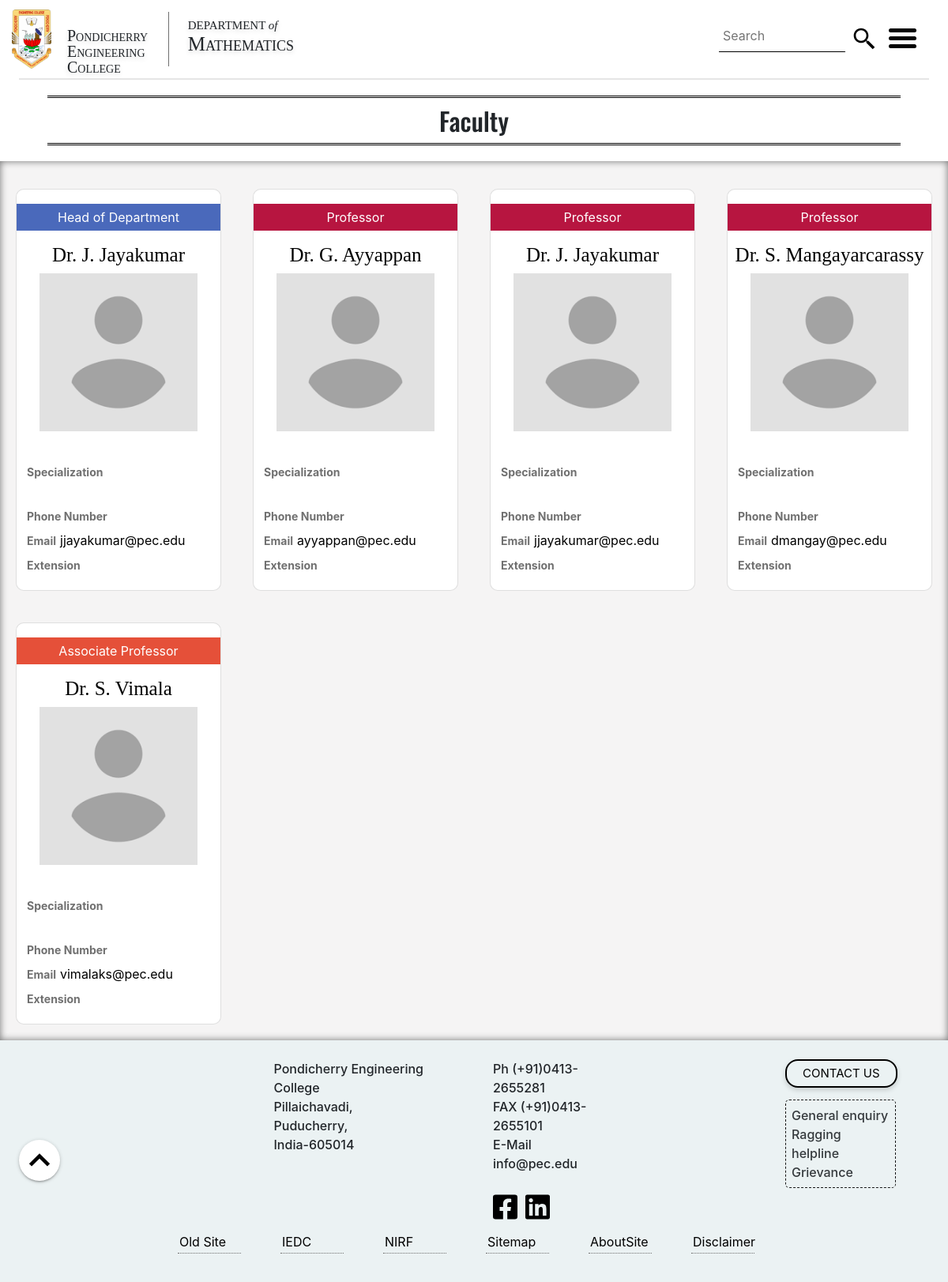
The app's page /maths/faculty.php with its own data.
### tables this page shows
CREATE TABLE `basic_faculty_info` (
  `id` int(11) NOT NULL,
  `name` varchar(100) NOT NULL,
  `post_tier` varchar(100) NOT NULL,
  `contact_official_email` varchar(50) NOT NULL,
  `extension` int(11) DEFAULT NULL,
  `portfolio` varchar(50) NOT NULL,
  `qualification` varchar(4000) NOT NULL,
  `specialization` varchar(2000) NOT NULL,
  `department` varchar(50) NOT NULL,
  `phno` int(20) DEFAULT NULL,
  `dob` date NOT NULL
);

### maths/faculty.php (the view, shortened to what this page needs)
<!DOCTYPE html>
<html lang="en">
<head>
    <link rel="stylesheet" type="text/css" href="../css/new-material.css" class="styleload" media="all" disabled>
    <link rel="stylesheet" type="text/css" href="../css/bootstrap4.css" class="styleload" media="all" disabled>
    <link rel="stylesheet" type="text/css" href="../css/header.css" class="styleload" media="all" diabled>
    <link rel="stylesheet" type="text/css" href="../css/footer.css" class="styleload" media="all" disabled>
    <link rel="stylesheet" type="text/css" href="../css/menu.css" class="styleload" media="all" disabled>
    <link rel="stylesheet" href="../css/oswald.css" class="styleload" media="all" disabled>
</head>
<body>
    <floatbtn class="fixed-action-btn">
        <a class="btn-floating btn-large" style="background-color: #ffffff">
            <img src="../img/forward.svg" id="iconbtn" alt="nav">
        </a>
    </floatbtn>
    <header>
        <div class="container-dim container-fluid">
            <div class="row" id="row-top-margin">
                <a href="http://pec.edu" class="logo-container">
                    <img class="logo" src="../img/logo.png" alt="logo_image" width="100">
                </a>
                <div class="college_name">
                    <h4 class="college-name-text">Pondicherry</h4><br>
                    <h4 class="college-name-text">Engineering</h4><br>
                    <h4 class="college-name-text">College</h4>
                </div>
                <div class="dept-name" id="dept-name">
                    <h4 class="dept-of">DEPARTMENT <i>of</i></h4>
                    <h4 class="dept-name-text">Mathematics</h4>
                </div>
                <div class="search-box" style="position: absolute;top:0px;right: 80px;padding-top: 0px;">
                    <form>
                        <input class="search-bar" id="focusChk" type="text" placeholder="Search" style="top: 50px;">
                        <img src="../img/search.svg" style="margin:33px 10px;" alt="search">
                    </form>
                </div>
                <a data-toggle="collapse" href="#collapseMenu" alt="menu">
                    <div class="container menu-icon" id="overlay" onclick="change()">
                        <div class="bar1"></div>
                        <div class="bar2"></div>
                        <div class="bar3"></div>
                    </div>
                </a>
            </div>
        </div>
        <hr style="margin: 0 2%;border-width: 2px;box-shadow: 0 3 6 #0003">
    </header>
    <main>
        <div class="faculty-header">
            <h2>Faculty</h2>
        </div>
        <div class="container-fluid  card-container">
            <div class="row ">
            <?php
          include("db_con.php");
        $query = "SELECT l.id,l.email FROM login l INNER JOIN role r ON l.id=r.idref AND l.department='maths' AND r.desg='HOD'";
        $result = mysqli_query($db_con, $query);
        if (mysqli_num_rows($result)) {
            $arr = mysqli_fetch_assoc($result);
            $email=$arr['email'];
            $query = "SELECT * FROM `basic_faculty_info` WHERE contact_official_email='$email'";
            $result = mysqli_query($db_con, $query);
            $arr = mysqli_fetch_assoc($result);
            $name = $arr['name'];
            $id = $arr['id'];
            $alma = $arr['qualification'];
            $spl = $arr['specialization'];
            $number = $arr['phno'];
            $ext = $arr['extension'];
            $email = $arr['contact_official_email'];
            $query = "SELECT * FROM uploading where id=" . $id;
            if ($result1 = mysqli_query($db_con, $query)) {
                $arr1 = mysqli_fetch_assoc($result1);
                if (mysqli_num_rows($result1) > 0)
                    $file_path = $arr1['file_name'];
                else
                    $file_path = "profile-placeholder.png";
            }
            echo '
            <div class="col-sm-4 col-md-6 col-lg-3  card-parent">
            <a href="facultypage.php?email=' . $email . '">
                <div class="card">
                <p class="designation" style="background-color:#4a69bb">Head of Department</p>
                    <h3 class="faculty-name">' . $name . '</h3>
                    <div class="thumbnail">
                        <img src="../cms/profilepic/' . $file_path . '" alt="faculty-image" style="object-fit: cover;
                        width: 200px;
                        height: 200px;">
                    </div>
                    <p class="degree">' . $alma . '</p>
                    <div class="details">
                        <label class="label"> Specialization </label><div class="dotdotdot"> ' . $spl . '</div>
                        <label class="label"> Phone Number </label>' . $number . '<br>
                        <label class="label">Email </label>' . $email . '<br>
                        <label class="label"> Extension </label>' . $ext . ' <br>
                        </div>
                        </div>
                        </a>
                    </div>
                    ';
        }
         ?>
                <?php
                $query = "SELECT * FROM basic_faculty_info where post_tier='Professor' and department='maths'";
                if ($result = mysqli_query($db_con, $query)) {
                    while ($arr = mysqli_fetch_assoc($result)) {
                        $name = $arr['name'];
                        $id = $arr['id'];
                        $alma = $arr['qualification'];
                        $spl = $arr['specialization'];
                        $number = $arr['phno'];
                        $ext = $arr['extension'];
                        $email = $arr['contact_official_email'];
                        $query = "SELECT * FROM uploading where id=" . $id;
                        if ($result1 = mysqli_query($db_con, $query)) {
                            $arr1 = mysqli_fetch_assoc($result1);
                            if (mysqli_num_rows($result1) > 0)
                                $file_path = $arr1['file_name'];
                            else
                                $file_path = "profile-placeholder.png";
                        }
                        echo '
            <div class="col-sm-4 col-md-6 col-lg-3  card-parent">
            <a href="facultypage.php?email=' . $email . '">
                <div class="card">
                    <p class="designation" style="background-color:#b71540">Professor</p>
                    <h3 class="faculty-name">' . $name . '</h3>
                    <div class="thumbnail">
                        <img src="../cms/profilepic/' . $file_path . '" alt="faculty-image" style="object-fit: cover;
                        width: 200px;
                        height: 200px;">
                    </div>
                    <p class="degree">' . $alma . '</p>
                    <div class="details">
                        <label class="label"> Specialization </label><div class="dotdotdot"> ' . $spl . '</div>
                        <label class="label"> Phone Number </label>' . $number . '<br>
                        <label class="label">Email </label>' . $email . '<br>
                        <label class="label"> Extension </label>' . $ext . ' <br>
                        </div>
                        </div>
                        </a>
                    </div>
                    ';
                    }
                } ?>
                <?php
                $query = "SELECT * FROM basic_faculty_info where post_tier='Associate Professor' and department='maths'";
                if ($result = mysqli_query($db_con, $query)) {
                    while ($arr = mysqli_fetch_assoc($result)) {
                        $name = $arr['name'];
                        $id = $arr['id'];
                        $alma = $arr['qualification'];
                        $spl = $arr['specialization'];
                        $number = $arr['phno'];
                        $ext = $arr['extension'];
                        $email = $arr['contact_official_email'];
                        $query = "SELECT * FROM uploading where id=" . $id;
                        if ($result1 = mysqli_query($db_con, $query)) {
                            $arr1 = mysqli_fetch_assoc($result1);
                            if (mysqli_num_rows($result1) > 0)
                                $file_path = $arr1['file_name'];
                            else
                                $file_path = "profile-placeholder.png";
                        }
                        echo '
            <div class="col-sm-6 col-md-6 col-lg-3 card-parent"><a href="facultypage.php?email=' . $email . '">
                <div class="card">
                    <p class="designation" style="background-color:#e55039">Associate Professor</p>
                    <h3 class="faculty-name">' . $name . '</h3>
                    <div class="thumbnail">
                        <img src="../cms/profilepic/' . $file_path . '" alt="faculty-image" style="object-fit: cover;
                        width: 200px;
                        height: 200px;">
                    </div>
                    <p class="degree">' . $alma . '</p>
                    <div class="details">
                        <label class="label"> Specialization </label><div class="dotdotdot"> ' . $spl . '</div>
                        <label class="label"> Phone Number </label>' . $number . '<br>
                        <label class="label">Email </label>' . $email . '<br>
                        <label class="label"> Extension </label>' . $ext . ' <br>
                        </div>
                        </div>
                    </a></div>';
                    }
                } ?>
            </div>
        </div>
        </main>
    <footer>
        <div class="foot">
            <div class="footer">
                <div class="container-fluid">
                    <div class="row row-footer-1">
                        <div class="col-sm-7 col-md-4 col-lg-3 col-xl-3 col-footer-1">
                            <div class="google-maps">
                                <iframe title="Google Map" src="https://maps.google.com/maps?q=pondicherry%20engineering%20college&t=&z=13&ie=UTF8&iwloc=&output=embed" width="400" height="280" frameborder="0" style="border:0"></iframe>
                            </div>
                        </div>
                        <div class="col-sm-5 col-md-3 col-lg-3 col-xl-3 col-footer-1">
                            <p class="pp">Pondicherry Engineering College </p>
                            <p class="pp">Pillaichavadi,</p>
                            <p class="pp">Puducherry,</p>
                            <p class="pp">India-605014</p>
                        </div>
                        <div class="col-sm-6 col-md-3 col-lg-3 col-xl-2 col-footer-1">
                            <p class="pp">Ph (+91)0413-2655281</p>
                            <p class="pp">FAX (+91)0413-2655101 </p>
                            <p class="pp">E-Mail info@pec.edu</p>
                            <div class="social_icon">
                                <a href="https://www.facebook.com/PEC.Pondicherry" target="_blank" rel="noreferrer">
                                    <img src="../img/facebook-square-brands.svg" href=" " class="icons" height="36" width="36" alt="Facebook"></a>
                                <a href="https://www.linkedin.com/school/pondicherry-engineering-college/" target="_blank" rel="noreferrer">
                                    <img src="../img/linkedin-brands.svg" class="icons" height="36" width="36" alt="LinkedIn"></a>
                            </div>
                        </div>
                        <div class="col-md-3 hidden-sm-md col-lg-1 col-xl-2 col-footer-1"></div>
                        <div class="col-sm-6 col-md-2 col-lg-2 col-xl-2 col-footer-1 padding_remove">
                            <button class="contact" onclick="window.location.href='../home/contact-us.html'">CONTACT&nbsp;US</button>
                            <div class="dotted_bordered">
                                <p class="pp">General enquiry</p>
                                <p class="pp">Ragging helpline</p>
                                <p class="pp">Grievance</p>
                            </div>
                        </div>
                    </div>
                    <div class="footer-2">
                        <div class="container-fluid tb1">
                            <div class="nested-footer-2 tb2">
                                <div class="row row-footer-2">
                                    <div class="col-4 col-sm-4 col-md-2 text-center col-footer-2">
                                        <a alt="pec" href="http://pec.edu/old/" target="blank">
                                            <p class="link-footer-2">Old&nbsp;Site</p>
                                        </a>
                                    </div>
                                    <div class="col-4 col-sm-4 col-md-2 text-center col-footer-2">
                                        <a alt="iedc" href="https://www.peciedc.com/" target="blank">
                                            <p class="link-footer-2">IEDC</p>
                                        </a>
                                    </div>
                                    <div class="col-4 col-sm-4 col-md-2 text-center col-footer-2">
                                        <a alt="nirf" href="https://www.nirfindia.org/" target="blank">
                                            <p class="link-footer-2">NIRF</p>
                                        </a>
                                    </div>
                                    <div class="col-4 col-sm-4 col-md-2 text-center col-footer-2">
                                        <a href="../home/sitemap.html">
                                            <p class="link-footer-2">Sitemap</p>
                                        </a>
                                    </div>
                                    <div class="col-4 col-sm-4 col-md-2 text-center col-footer-2">
                                        <a href="../home/about-us.html">
                                            <p class="link-footer-2">AboutSite</p>
                                        </a>
                                    </div>
                                    <div class="col-4 col-sm-4 col-md-2 text-center col-footer-2">
                                        <a href="../home/disclaimer.html">
                                            <p class="link-footer-2">Disclaimer</p>
                                        </a>
                                    </div>
                                </div>
                            </div>
                        </div>
                    </div>
                </div>
            </div>
        </div>
    </footer>
</body>
</html>

### records on screen
basic_faculty_info: name "Dr. J. Jayakumar", contact_official_email "jjayakumar@pec.edu"
basic_faculty_info: name "Dr. G. Ayyappan", contact_official_email "ayyappan@pec.edu"
basic_faculty_info: name "Dr. S. Mangayarcarassy", contact_official_email "dmangay@pec.edu"
basic_faculty_info: name "Dr. S. Vimala", contact_official_email "vimalaks@pec.edu"
